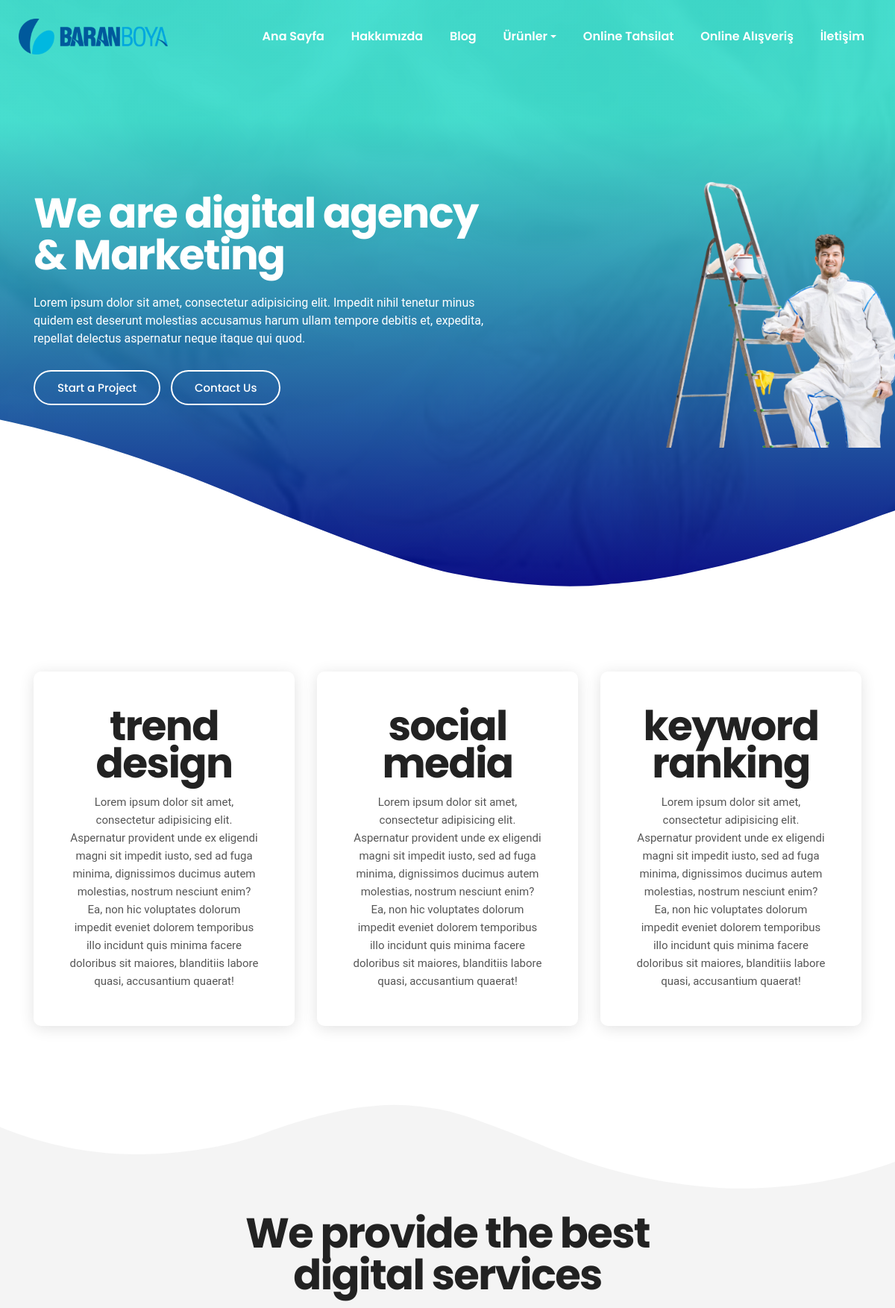
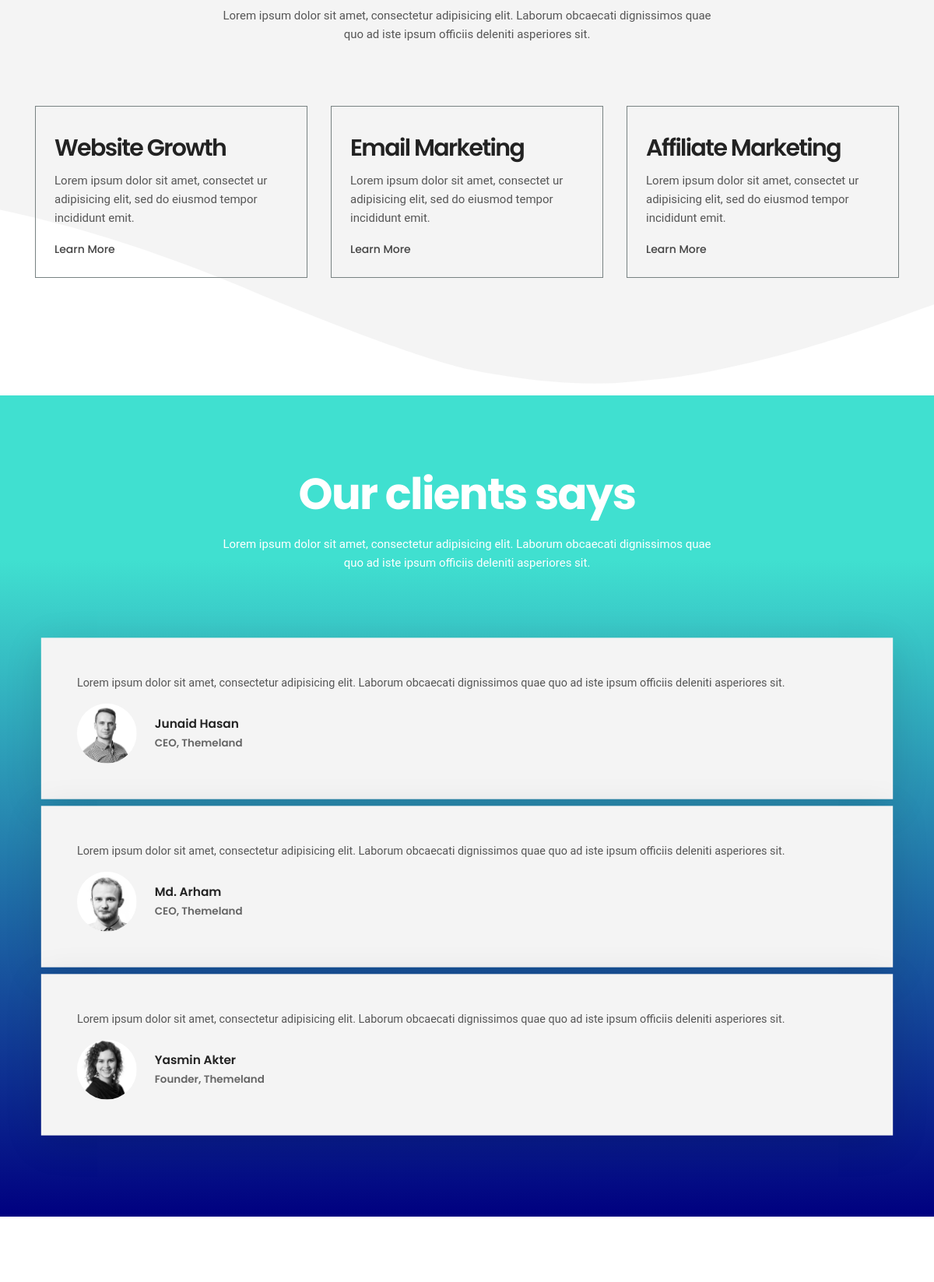
The page / (upper part) on the database its author committed (2 pictures, top to bottom).
### tables this page shows
CREATE TABLE `logo` (
  `id` int(11) NOT NULL,
  `xfile` varchar(1000) NOT NULL,
  `ufile` varchar(1000) NOT NULL,
  `updated_at` timestamp NOT NULL DEFAULT current_timestamp() ON UPDATE current_timestamp()
);

CREATE TABLE `static` (
  `id` int(11) NOT NULL,
  `stitle` varchar(150) NOT NULL,
  `stext` varchar(500) NOT NULL,
  `updated_at` timestamp NOT NULL DEFAULT current_timestamp() ON UPDATE current_timestamp()
);

CREATE TABLE `why_us` (
  `id` int(11) NOT NULL,
  `title` varchar(200) NOT NULL,
  `detail` varchar(500) NOT NULL,
  `updated_on` timestamp NOT NULL DEFAULT current_timestamp() ON UPDATE current_timestamp()
);

CREATE TABLE `section_title` (
  `id` int(11) NOT NULL,
  `about_title` varchar(500) NOT NULL,
  `about_text` varchar(1000) NOT NULL,
  `why_title` varchar(500) NOT NULL,
  `why_text` varchar(1000) NOT NULL,
  `service_title` varchar(500) NOT NULL,
  `service_text` varchar(1000) NOT NULL,
  `port_title` varchar(500) NOT NULL,
  `port_text` varchar(1000) NOT NULL,
  `test_title` varchar(500) NOT NULL,
  `test_text` varchar(1000) NOT NULL,
  `contact_title` varchar(500) NOT NULL,
  `contact_text` varchar(1000) NOT NULL,
  `enquiry_title` varchar(500) NOT NULL,
  `enquiry_text` varchar(1000) NOT NULL
);

CREATE TABLE `service` (
  `id` int(11) NOT NULL,
  `service_title` varchar(500) NOT NULL,
  `service_desc` varchar(1000) NOT NULL,
  `service_detail` varchar(2000) NOT NULL,
  `ufile` varchar(1000) NOT NULL,
  `upadated_at` timestamp NOT NULL DEFAULT current_timestamp() ON UPDATE current_timestamp()
);

CREATE TABLE `testimony` (
  `id` int(11) NOT NULL,
  `message` varchar(300) NOT NULL,
  `name` varchar(150) NOT NULL,
  `position` varchar(100) NOT NULL,
  `ufile` varchar(1000) NOT NULL,
  `updated_at` timestamp NOT NULL DEFAULT current_timestamp() ON UPDATE current_timestamp()
);

### index.php (the view, shortened to what this page needs)
<?php include "header.php"; ?>
        <section id="home" class="section welcome-area bg-overlay overflow-hidden d-flex align-items-center">
            <div class="container">
                <div class="row align-items-center">
                    <div class="col-12 col-md-7">
                    <?php
    $rr=mysqli_query($con,"SELECT * FROM static");
$r = mysqli_fetch_row($rr);
$stitle = $r[1];
$stext=$r[2];
?>
                        <div class="welcome-intro">
                            <h1 class="text-white"><?php print $stitle?></h1>
                            <p class="text-white my-4"><?php print $stext?></p>
                            <div class="button-group">
                                <a href="#" class="btn btn-bordered-white">Start a Project</a>
                                <a href="#" class="btn btn-bordered-white d-none d-sm-inline-block">Contact Us</a>
                            </div>
                        </div>
                    </div>
                    <div class="col-12 col-md-5">
                        <div class="welcome-thumb-wrapper mt-5 mt-md-0">
                            <div class="slider-container">
                                <div class="slides">
                                    <span class="slide">
                                        <img class="welcome-animation" src="assets/img/welcome/baran-boya-icerik.png" alt="Image 1">
                                    </span>
                                </div>
                            </div>
                        </div>
                    </div>
                </div>
            </div>
            <div class="shape shape-bottom">
            </div>
        </section>
        <section class="section promo-area ptb_100">
            <div class="container">
                <div class="row">
                <?php
				   $q="SELECT * FROM  why_us ORDER BY id DESC LIMIT 3";
 $r123 = mysqli_query($con,$q);
while($ro = mysqli_fetch_array($r123))
{
	$title="$ro[title]";
	$detail="$ro[detail]";
print "
<div class='col-12 col-md-6 col-lg-4 res-margin'>
<div class='single-promo color-1 bg-hover hover-bottom text-center p-5'>
    <h3 class='mb-3'>$title</h3>
    <p>$detail</p>
</div>
</div>
";
}
?>
                </div>
            </div>
        </section>
        <section id="service" class="section service-area bg-grey ptb_150">
            <div class="shape shape-top">
            </div>
            <div class="container">
                <div class="row justify-content-center">
                    <div class="col-12 col-md-10 col-lg-7">
                        <div class="section-heading text-center">
                            <h2><?php print $service_title?></h2>
                            <p class="d-none d-sm-block mt-4"><?php print $service_text?></p>
                        </div>
                    </div>
                </div>
                <div class="row">
                <?php
				   $qs="SELECT * FROM  service ORDER BY id DESC LIMIT 6";
 $r1 = mysqli_query($con,$qs);
while($rod = mysqli_fetch_array($r1))
{
	$id="$rod[id]";
	$serviceg="$rod[service_title]";
	$service_desc="$rod[service_desc]";
print "
<div class='col-12 col-md-6 col-lg-4'>
<div class='single-service p-4'  style='border: solid 1px #788282;'>
    <h3 class='my-3'>$serviceg</h3>
    <p>$service_desc</p>
    <a class='service-btn mt-3' href='servicedetail.php?id=$id'>Learn More</a>
</div>
</div>
";
}
?>
                   </div>
            </div>
            <div class="shape shape-bottom">
            </div>
        </section>
        <section id="review" class="section review-area bg-overlay ptb_100">
            <div class="container">
                <div class="row justify-content-center">
                    <div class="col-12 col-md-10 col-lg-7">
                        <div class="section-heading text-center">
                            <h2 class="text-white"><?php print $test_title; ?></h2>
                            <p class="text-white d-none d-sm-block mt-4"><?php print $test_text;?></p>
                        </div>
                    </div>
                </div>
                <div class="row">
                    <div class="client-reviews owl-carousel">
                        <?php
				   $q="SELECT * FROM  testimony ORDER BY id DESC LIMIT 6";
 $r123 = mysqli_query($con,$q);
while($ro = mysqli_fetch_array($r123))
{
	$name="$ro[name]";
	$position="$ro[position]";
    $message="$ro[message]";
    $ufile="$ro[ufile]";
print "
<div class='single-review p-5'>
<div class='review-content'>
    <div class='review-text'>
        <p>$message</p>
    </div>
</div>
<div class='reviewer media mt-3'>
    <div class='reviewer-thumb'>
        <img class='avatar-lg radius-100' src='dashboard/uploads/testimony/$ufile' alt='img'>
    </div>
    <div class='reviewer-meta media-body align-self-center ml-4'>
        <h5 class='reviewer-name color-primary mb-2'>$name</h5>
        <h6 class='text-secondary fw-6'>$position</h6>
    </div>
</div>
</div>
";
}
?>
                    </div>
                </div>
            </div>
        </section>
        <section id="contact" class="contact-area ptb_100">
        </section>
      <?php include "footer.php"; ?>

### header.php (shortened to what this page needs)
<?php include "z_db.php";?>
<!doctype html>
<html class="no-js" lang="en">
<?php
    $rrs=mysqli_query($con,"SELECT * FROM section_title Where id=1");
$rs = mysqli_fetch_array($rrs);
$test_title = "$rs[test_title]";
$test_text="$rs[test_text]";
$service_title="$rs[service_title]";
$service_text="$rs[service_text]";
?>
<head>
    <link rel="stylesheet" href="assets/css/style.css">
    <link rel="stylesheet" href="assets/css/responsive.css">
</head>
<body>
    <div class="main overflow-hidden">
    <header id="header">
        <nav data-aos="zoom-out" data-aos-delay="800" class="navbar navbar-expand">
            <div id="header-container" class="container header">
                <?php
                $rt = mysqli_query($con, "SELECT ufile FROM logo WHERE id=1");
                $tr = mysqli_fetch_array($rt);
                $ufile = "$tr[ufile]";
                ?>
                <a class="navbar-brand" href="home">
                    <img class="navbar-brand-regular" id="header-logo1" src="dashboard/uploads/logo/<?php print $ufile ?>" alt="brand-logo">
                </a>
                <div class="ml-auto">
                    <ul class="navbar-nav items">
                        <li class="nav-item">
                            <a class="nav-link" href="home">Ana Sayfa</a>
                        </li>
                        <li class="nav-item">
                            <a href="about" class="nav-link">Hakkımızda</a>
                        </li>
                        <li class="nav-item">
                            <a href="portfolio" class="nav-link">Blog</a>
                        </li>
                        <li class="nav-item dropdown">
                            <a href="#" class="nav-link dropdown-toggle" id="navbarDropdown" role="button" data-toggle="dropdown" aria-haspopup="true" aria-expanded="false">
                                Ürünler
                            </a>
                        </li>
                        <li class="nav-item">
                            <a href="https://tahsilat.baranboya.com/Payment/UnAuthenticatedPayment?notAut=True" target="_blank" class="nav-link">Online Tahsilat</a>
                        </li>
                        <li class="nav-item">
                            <a href="https://www.kalipsilikonu.com/" target="_blank" class="nav-link">Online Alışveriş</a>
                        </li>
                        <li class="nav-item">
                            <a href="contact" class="nav-link">İletişim</a>
                        </li>
                    </ul>
                </div>
            </div>
        </nav>
    </header>

### rows shown on the page
logo: ufile (picture)
static: stitle "We are digital agency & Marketing", stext "Lorem ipsum dolor sit amet, consectetur adipisicing elit. Impedit nihil tenetur minus quidem est deserunt molestias accusamus harum ullam tempore debitis et, expedita, repellat delectus aspernatur neque itaque qui quod."
why_us: title "trend design", detail "Lorem ipsum dolor sit amet, consectetur adipisicing elit. Aspernatur provident unde ex eligendi magni sit impedit iusto, sed ad fuga minima, dignissimos ducimus autem molestias, nostrum nesciunt enim? Ea, non hic voluptates dolorum impedit eveniet dolorem temporibus illo incidunt quis minima facere doloribus sit maiores, blanditiis labore quasi, accusantium quaerat!"
why_us: title "social media", detail "Lorem ipsum dolor sit amet, consectetur adipisicing elit. Aspernatur provident unde ex eligendi magni sit impedit iusto, sed ad fuga minima, dignissimos ducimus autem molestias, nostrum nesciunt enim? Ea, non hic voluptates dolorum impedit eveniet dolorem temporibus illo incidunt quis minima facere doloribus sit maiores, blanditiis labore quasi, accusantium quaerat!"
why_us: title "keyword ranking", detail "Lorem ipsum dolor sit amet, consectetur adipisicing elit. Aspernatur provident unde ex eligendi magni sit impedit iusto, sed ad fuga minima, dignissimos ducimus autem molestias, nostrum nesciunt enim? Ea, non hic voluptates dolorum impedit eveniet dolorem temporibus illo incidunt quis minima facere doloribus sit maiores, blanditiis labore quasi, accusantium quaerat!"
section_title: service_title "We provide the best digital services", service_text "Lorem ipsum dolor sit amet, consectetur adipisicing elit. Laborum obcaecati dignissimos quae quo ad iste ipsum officiis deleniti asperiores sit.", test_title "Our clients says", test_text "Lorem ipsum dolor sit amet, consectetur adipisicing elit. Laborum obcaecati dignissimos quae quo ad iste ipsum officiis deleniti asperiores sit."
service: service_title "Website Growth", service_desc "Lorem ipsum dolor sit amet, consectet ur adipisicing elit, sed do eiusmod tempor incididunt emit."
service: service_title "Email Marketing", service_desc "Lorem ipsum dolor sit amet, consectet ur adipisicing elit, sed do eiusmod tempor incididunt emit."
service: service_title "Affiliate Marketing", service_desc "Lorem ipsum dolor sit amet, consectet ur adipisicing elit, sed do eiusmod tempor incididunt emit."
testimony: message "Lorem ipsum dolor sit amet, consectetur adipisicing elit. Laborum obcaecati dignissimos quae quo ad iste ipsum officiis deleniti asperiores sit.", ufile (picture), name "Junaid Hasan", position "CEO, Themeland"
testimony: message "Lorem ipsum dolor sit amet, consectetur adipisicing elit. Laborum obcaecati dignissimos quae quo ad iste ipsum officiis deleniti asperiores sit.", ufile (picture), name "Md. Arham", position "CEO, Themeland"
testimony: message "Lorem ipsum dolor sit amet, consectetur adipisicing elit. Laborum obcaecati dignissimos quae quo ad iste ipsum officiis deleniti asperiores sit.", ufile (picture), name "Yasmin Akter", position "Founder, Themeland"
